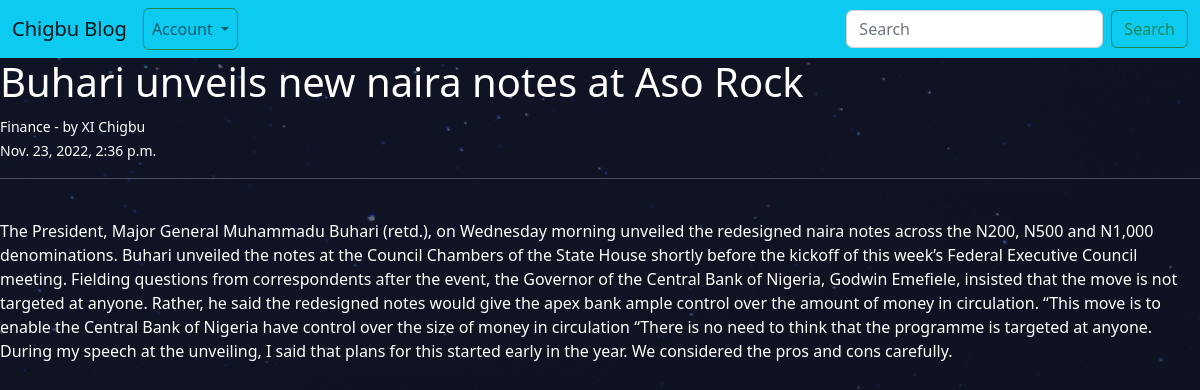
/1/, run on the app's committed database.
### blog/models.py (models this page shows, shortened)
class Reg(models.Model):
    title = models.CharField(max_length=255)
    title_tag = models.CharField(max_length=255)
    author = models.ForeignKey(User, on_delete=models.CASCADE)
    category = models.CharField(max_length=255)
    body = models.TextField()
    pub_date = models.DateTimeField(auto_now_add=True)

### blog/views.py (the view)
# urls.py: path('<int:pk>/', DetailV.as_view(), name='details'),
class DetailV(DetailView):
    model = Reg
    template_name = 'blog/art_det.html'

### blog/templates/blog/art_det.html (shortened to what this page needs)
{% extends 'blog/navbar.html' %}
{% block content %}
    <h1>
        {{ reg.title}}
    </h1>
    <small>
        {{ reg.category }} - by {{ reg.author.last_name }} {{ reg.author.first_name }}
    </small>
    <small>
        {{ reg.pub_date }}
    </small>
    <hr>
    <p>
        {{ reg.body|safe }}
    </p>
{% endblock %}

### data on the page
Reg: title "Buhari unveils new naira notes at Aso Rock", category "Finance", author.last_name "XI", author.first_name "Chigbu", pub_date "Nov. 23, 2022, 2:36 p.m.", body "The President, Major General Muhammadu Buhari (retd.), on Wednesday morning unveiled the redesigned naira notes across the N200, N500 and N1,000 denominations. Buhari unveiled the notes at the Council Chambers of the State House shortly before the kickoff of this week’s Federal Executive Council meeting. Fielding questions from correspondents after the event, the Governor of the Central Bank of Nigeria, Godwin Emefiele, insisted that the move is not targeted at anyone. Rather, he said the redesigned notes would give the apex bank ample control over the amount of money in circulation. “This move is to enable the Central Bank of Nigeria have control over the size of money in circulation…"
